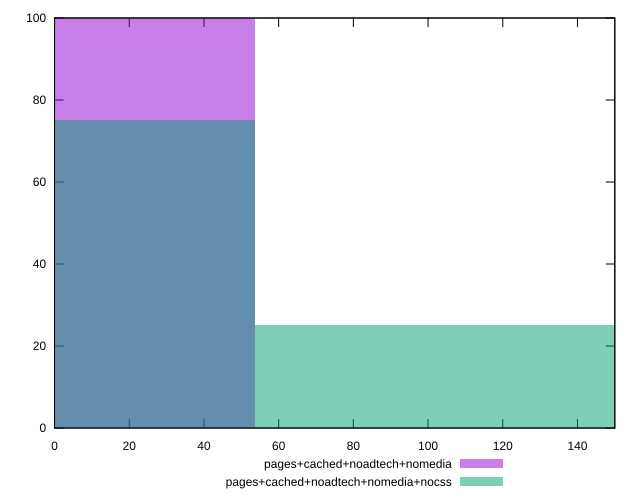

The script that saved this image:
reset

$pagesCachedNoadtechNomedia <<EOF
0 100
EOF

$pagesCachedNoadtechNomediaNocss <<EOF
0 75
107.30347952668788 25
EOF

set key outside below
set boxwidth 107.30347952668788
set xrange [0:150]
set yrange [0:100]
set trange [0:100]
set style fill transparent solid 0.5 noborder
set terminal svg size 640, 500 enhanced background rgb 'white'
set output "report_00022_2021-02-20T12:08:46.964Z/uses-webp-images/comparison/histogram/3_vs_4.svg"

plot $pagesCachedNoadtechNomedia title "pages+cached+noadtech+nomedia" with boxes, \
     $pagesCachedNoadtechNomediaNocss title "pages+cached+noadtech+nomedia+nocss" with boxes

reset
